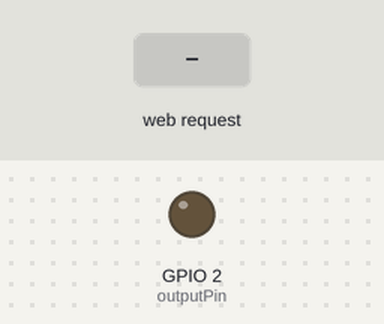
Bench run of a sketch on a simulated ESP8266 (NodeMCU). On the bench: output pins drawn as LEDs (lit = HIGH). The inputs (shaded band) are chosen by the test bench. WiFi joins after 1.5 s; servers stay silent unless stated; what the sketch prints to the serial monitor is not drawn.

Above: at 2.7 s.
2.8 s: HTTP request GET /on received
At 3.3 s:
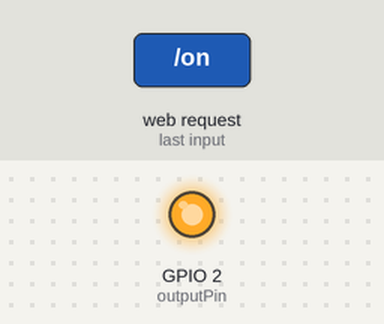
4.3 s: HTTP request GET /off received
At 5.7 s:
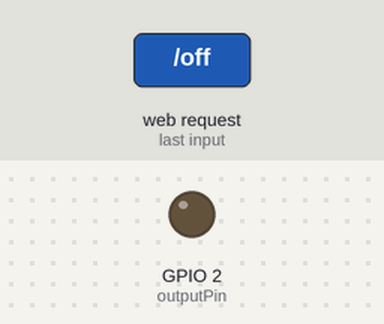
Timing chart, 0 to 7.3 s (numbered marks = the images above; inputs shaded):
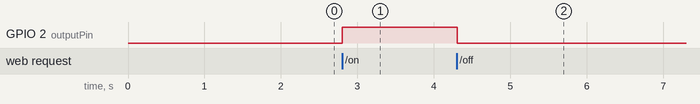

The sketch:

webBoton.ino
```cpp
#if defined(ESP32)
  #include <WiFi.h>
#elif defined(ESP8266)
  #include <ESP8266WiFi.h>
#endif

const char* ssid = "Naty";
const char* password = "naty4321";

WiFiServer server(80);
String header;
unsigned long lastTime, timeout = 2000;

const int outputPin = 2; // LED integrado
String outputState = "apagado";

void setup() {
  Serial.begin(115200);

  pinMode(outputPin, OUTPUT);
  digitalWrite(outputPin, LOW);

  Serial.print("Conectando a ");
  Serial.println(ssid);

WiFi.begin(ssid, password);

int intentos = 0;
while (WiFi.status() != WL_CONNECTED && intentos < 20) {
  delay(500);
  Serial.print(".");
  intentos++;
}

if (WiFi.status() == WL_CONNECTED) {
  Serial.println("");
  Serial.println("Dispositivo conectado.");
  Serial.println("Dirección IP:");
  Serial.println(WiFi.localIP());
} else {
  Serial.println("");
  Serial.println("Error al conectar a la red WiFi.");
}


  server.begin();
}

void loop() {
  WiFiClient client = server.available();

  if (client) {
    lastTime = millis();
    Serial.println("Nuevo cliente");
    String currentLine = "";

    while (client.connected() && millis() - lastTime <= timeout) {
      if (client.available()) {
        char c = client.read();
        Serial.write(c);
        header += c;

        if (c == '\n') {
          if (currentLine.length() == 0) {

            // ENCABEZADO HTTP
            client.println("HTTP/1.1 200 OK");
            client.println("Content-type:text/html");
            client.println("Connection: close");
            client.println();

            // Control del pin por URL
            if (header.indexOf("GET /on") >= 0) {
              Serial.println("GPIO encendido");
              outputState = "encendido";
              digitalWrite(outputPin, HIGH);
            }
            else if (header.indexOf("GET /off") >= 0) {
              Serial.println("GPIO apagado");
              outputState = "apagado";
              digitalWrite(outputPin, LOW);
            }

            // PÁGINA WEB CON BOTONES
            client.println("<!DOCTYPE html><html>");
            client.println("<head><meta name=\"viewport\" content=\"width=device-width, initial-scale=1\">");
            client.println("<style>");
            client.println("html { font-family: Arial; text-align: center; }");
            client.println("h2 { color: #333; }");
            client.println("button { padding: 16px 40px; font-size: 20px; margin: 10px; cursor: pointer; border: none; border-radius: 8px; }");
            client.println(".on { background-color: green; color: white; }");
            client.println(".off { background-color: red; color: white; }");
            client.println("</style></head>");

            client.println("<body>");
            client.println("<h2>Control del LED (GPIO 2)</h2>");
            client.println("<p>Estado actual: <strong>" + outputState + "</strong></p>");
            client.println("<p><a href=\"/on\"><button class=\"on\">ENCENDER</button></a></p>");
            client.println("<p><a href=\"/off\"><button class=\"off\">APAGAR</button></a></p>");
            client.println("</body></html>");

            client.println(); // fin de la respuesta HTTP
            break;
          } else {
            currentLine = "";
          }
        } else if (c != '\r') {
          currentLine += c;
        }
      }
    }

    header = "";
    client.stop();
    Serial.println("Cliente desconectado.");
    Serial.println("");
  }
}
```

Measured:
- after the input at 2.8 s, GPIO 2 (outputPin): LOW → HIGH at once
- after the input at 4.3 s, GPIO 2 (outputPin): HIGH → LOW at once
